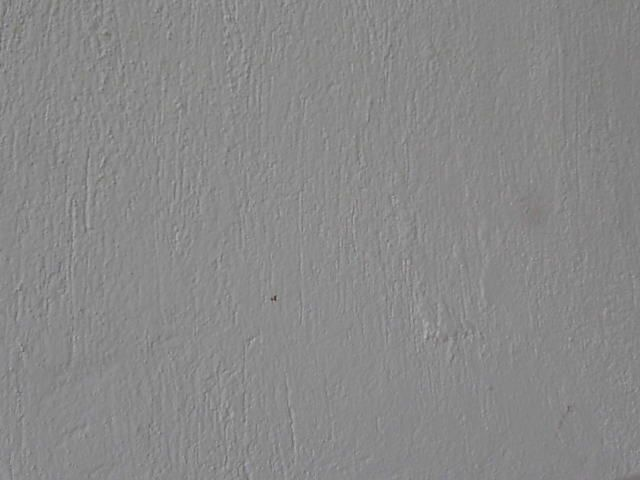
#> input picture robot/cryvex_araclar/govde/ham_+000.jpg, 640 x 480 px, given in place of ham_-180.jpg, which was not available
$ python maske_kontrol.py
#> lines starting #> are read from the running program, lines starting #| are printed output that depends on the picture; after the words box and inside, x2 and y2 are one past the last pixel; in counts of white or black regions, pixels touching at a corner belong together; pictures that were not available may be replaced by others from this repository, and a replacement may not be noted
"""govde_maske.json'u kalibrasyon karelerinin ustune ciz (kirmizi tarali = govde, yok sayilir)"""
import json, os, numpy as np, cv2
d = os.path.expanduser('~/cryvex_araclar/govde'); M = json.load(open(os.path.expanduser('~/cryvex_araclar/govde_maske.json')))
#> (reads robot/cryvex_araclar/govde_maske.json from the repository)
acilar = sorted(int(k) for k in M)
kucuk = []
for a in acilar:
    im = cv2.resize(cv2.imread(f'{d}/ham_{a:+04d}.jpg'), (320, 240)); kat = im.copy(); m = M[str(a)]
    kutular = [[0, 0, 1, 1]] if m == 'tam' else (m if isinstance(m[0], list) else [m])
    for x1, y1, x2, y2 in kutular: cv2.rectangle(kat, (int(x1 * 320), int(y1 * 240)), (int(x2 * 320), int(y2 * 240)), (0, 0, 255), -1)
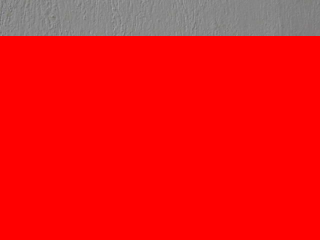
#> kat: shape (240, 320, 3); mean B, G, R 20.3, 20.3, 237.1
    im = cv2.addWeighted(kat, 0.45, im, 0.55, 0)
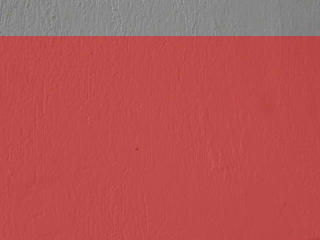
#> im: shape (240, 320, 3); mean B, G, R 84.4, 84.3, 181.9
    cv2.putText(im, f'{a:+d}' + (' KOR' if m == 'tam' else ''), (5, 25), cv2.FONT_HERSHEY_SIMPLEX, 0.8, (0, 255, 255), 2); kucuk.append(im)
#> after `cv2.putText(im, f'{a:+d}' + (' KOR' if m == 'tam' else ''), (5, 25), c`:
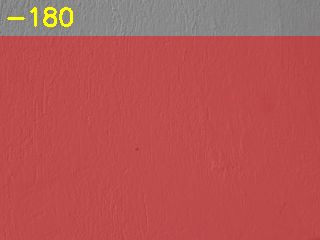
#> im: shape (240, 320, 3); 0.55% of pixels changed, all inside (x1, y1, x2, y2) = (7, 7, 73, 27)
#> pass 2 of the loop `for a in acilar:`:
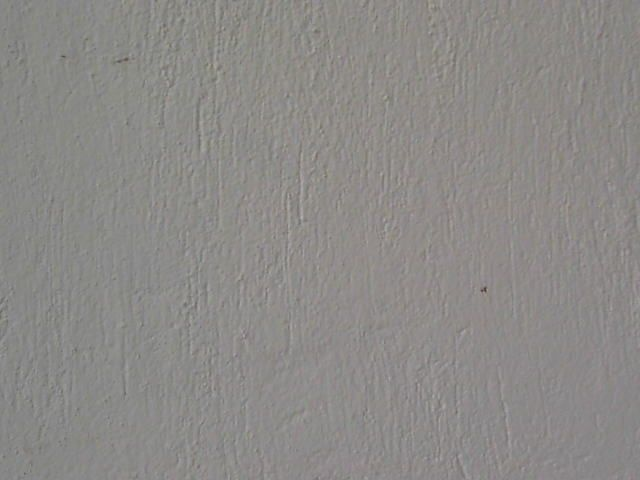
#> input picture robot/cryvex_araclar/govde/ham_+015.jpg, 640 x 480 px, given in place of ham_-165.jpg, which was not available
#> after the loop `for x1, y1, x2, y2 in kutular: cv2.rectangle(kat, (int(x1 * 320), int(..`:
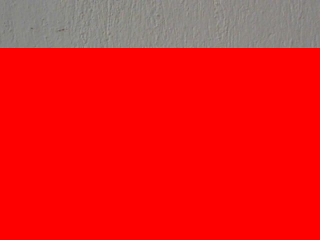
#> kat: shape (240, 320, 3); mean B, G, R 26.7, 27.5, 231.8
#> `cv2.putText(im, f'{a:+d}' + (' KOR' if m == 'tam' else ''), (5, 25), c`:
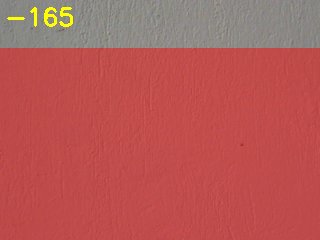
#> im: shape (240, 320, 3); mean B, G, R 85.8, 88.9, 182
#> (the run stopped early here; a loop or call above may not have finished)
